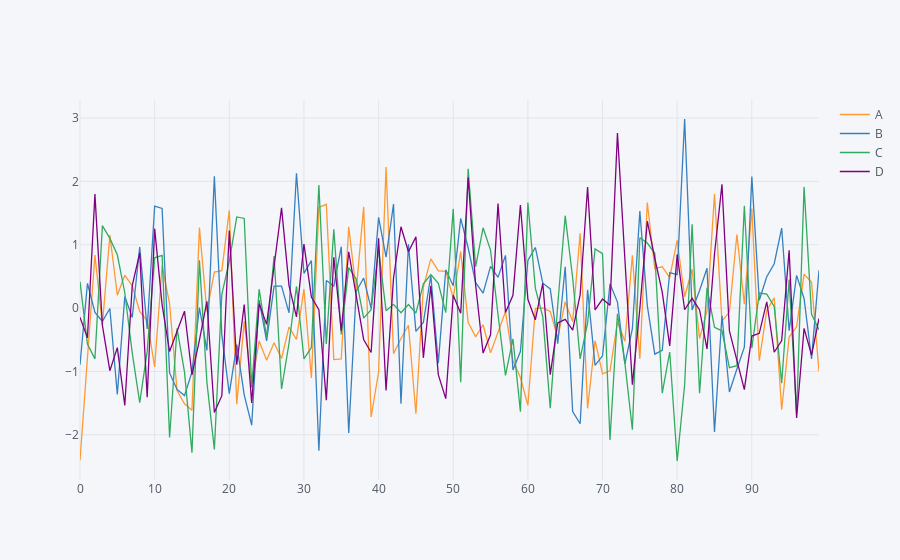

Notebook cell for this chart:
### Code cell
df.iplot() #interactive plot
